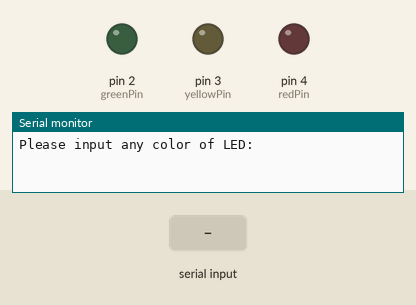
Recording of a sketch running on a simulated Arduino Uno, built with avr-gcc and run on an emulated ATmega328P. Shown: output pins drawn as LEDs (lit = HIGH), the last lines printed to the serial monitor. The inputs (shaded band) are chosen by the test bench.

Above: at 1.2 s.
1.3 s: "red" received over Serial
At 2.4 s:
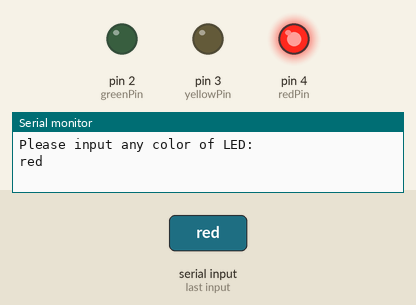
2.8 s: "yellow" received over Serial
At 3.7 s:
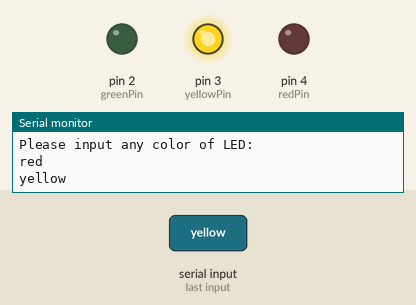
4.3 s: "green" received over Serial
At 4.8 s:
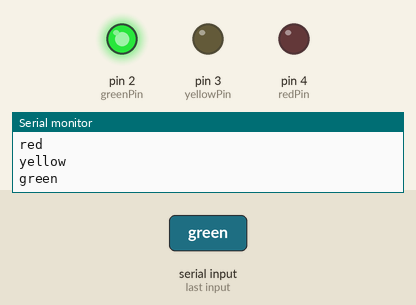
5.8 s: "all" received over Serial
At 7.0 s:
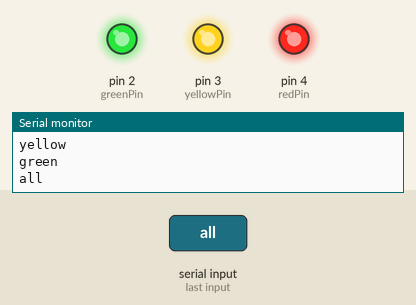
Timing chart, 0 to 8.3 s (numbered marks = the images above; inputs shaded):
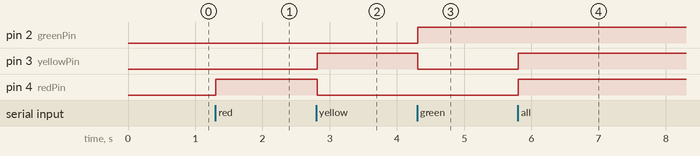

Measured:
- after the input at 1.3 s, pin 4 (redPin): LOW → HIGH at once
- after the input at 2.8 s, pin 3 (yellowPin): LOW → HIGH at once; pin 4 (redPin): HIGH → LOW at once
- after the input at 4.3 s, pin 2 (greenPin): LOW → HIGH at once; pin 3 (yellowPin): HIGH → LOW at once
- after the input at 5.8 s, pin 3 (yellowPin), pin 4 (redPin): LOW → HIGH at once

The sketch:

Serial_Monitor.ino
```cpp
//Serial Monitor
// open the serial monitor ,if you input red, you will see the red LED light up
//Email:support@sunfounder.com
//Website:www.sunfounder.com
//2015.5.7
const int greenPin= 2; //the green led pin attact to
const int yellowPin= 3; //the yellow led pin attact to
const int redPin= 4; //the red led pin attach to
String comdata = "";
int lastLength = 0;

void setup()
{
  pinMode(greenPin,OUTPUT);  //initialize the greenPin as output
  pinMode(yellowPin, OUTPUT);  //initialize the yellowPin as output
  pinMode(redPin, OUTPUT);  //initialize the redPin as output
  Serial.begin(9600);  // start serial port at 9600 bps:
  Serial.println("Please input any color of LED:");  //print message on serial monitor
}

void loop()
{
  //read string from serial monitor
  if(Serial.available()>0)    // check if data has been sent from the computer
  {
    comdata = "";
    while (Serial.available() > 0)
    {
      comdata += char(Serial.read());
      delay(2);
    }
    Serial.println(comdata);
  }
    if(comdata == "red")
    {
      digitalWrite(redPin, HIGH);//turn the red led on
      digitalWrite(greenPin, LOW);//turn the green led off
      digitalWrite(yellowPin, LOW);//turn the yellow led off
    }
    else if(comdata == "yellow")
    {
      digitalWrite(redPin, LOW);//turn the red led off
      digitalWrite(greenPin, LOW);//turn the green led off
      digitalWrite(yellowPin, HIGH);//turn the yellow led on
    }
    else if(comdata == "green")
    {
      digitalWrite(redPin, LOW);//turn the red led off
      digitalWrite(greenPin, HIGH);//turn the green led on
      digitalWrite(yellowPin, LOW);//turn the yellow led off
    }
    else if(comdata == "all")
    {
      digitalWrite(redPin, HIGH);//turn the red led off
      digitalWrite(greenPin, HIGH);//turn the green led on
      digitalWrite(yellowPin, HIGH);//turn the yellow led off
    }
    else
    {
      digitalWrite(redPin, LOW);//turn the red led off
      digitalWrite(greenPin, LOW);//turn the green led off
      digitalWrite(yellowPin, LOW);//turn the yellow led off
    }
}
```
